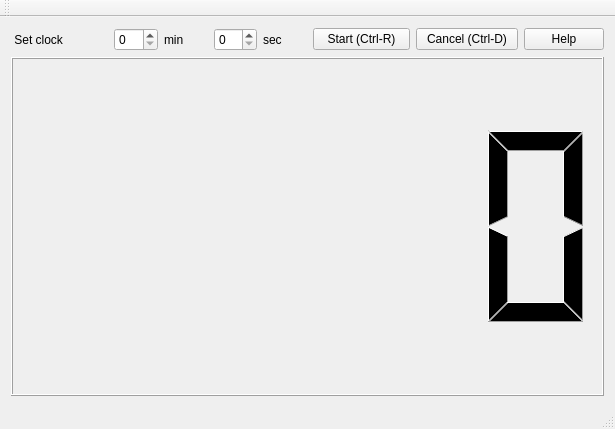
<?xml version="1.0" encoding="UTF-8"?>
<ui version="4.0">
 <class>ClockClass</class>
 <widget class="QMainWindow" name="ClockClass">
  <property name="geometry">
   <rect>
    <x>0</x>
    <y>0</y>
    <width>615</width>
    <height>429</height>
   </rect>
  </property>
  <property name="windowTitle">
   <string>LanGong Clock 2.0</string>
  </property>
  <property name="windowIcon">
   <iconset>
    <normaloff>langongicon.png</normaloff>langongicon.png</iconset>
  </property>
  <widget class="QWidget" name="centralWidget">
   <layout class="QGridLayout" name="gridLayout_2">
    <item row="0" column="0">
     <layout class="QGridLayout" name="gridLayout">
      <item row="0" column="0" colspan="2">
       <widget class="QLabel" name="label">
        <property name="styleSheet">
         <string notr="true">text-align: center;</string>
        </property>
        <property name="text">
         <string> Set clock</string>
        </property>
       </widget>
      </item>
      <item row="0" column="8">
       <widget class="QPushButton" name="stop">
        <property name="text">
         <string>  Cancel (Ctrl-D)  </string>
        </property>
        <property name="shortcut">
         <string>Ctrl+D</string>
        </property>
       </widget>
      </item>
      <item row="0" column="2" colspan="4">
       <layout class="QHBoxLayout" name="horizontalLayout">
        <item>
         <widget class="QSpinBox" name="min"/>
        </item>
        <item>
         <widget class="QLabel" name="label_2">
          <property name="text">
           <string>min</string>
          </property>
         </widget>
        </item>
        <item>
         <widget class="QSpinBox" name="sec"/>
        </item>
        <item>
         <widget class="QLabel" name="label_3">
          <property name="text">
           <string>sec</string>
          </property>
         </widget>
        </item>
       </layout>
      </item>
      <item row="0" column="6" colspan="2">
       <widget class="QPushButton" name="start">
        <property name="text">
         <string>  Start (Ctrl-R)  </string>
        </property>
        <property name="shortcut">
         <string>Ctrl+R</string>
        </property>
       </widget>
      </item>
      <item row="0" column="9">
       <widget class="QPushButton" name="pushButton">
        <property name="text">
         <string>Help</string>
        </property>
       </widget>
      </item>
      <item row="1" column="0" colspan="10">
       <widget class="QLCDNumber" name="show"/>
      </item>
     </layout>
    </item>
   </layout>
  </widget>
  <widget class="QMenuBar" name="menuBar">
   <property name="geometry">
    <rect>
     <x>0</x>
     <y>0</y>
     <width>615</width>
     <height>23</height>
    </rect>
   </property>
  </widget>
  <widget class="QToolBar" name="mainToolBar">
   <attribute name="toolBarArea">
    <enum>TopToolBarArea</enum>
   </attribute>
   <attribute name="toolBarBreak">
    <bool>false</bool>
   </attribute>
  </widget>
  <widget class="QStatusBar" name="statusBar"/>
 </widget>
 <layoutdefault spacing="6" margin="11"/>
 <resources>
  <include location="Clock.qrc"/>
 </resources>
 <connections>
  <connection>
   <sender>start</sender>
   <signal>clicked()</signal>
   <receiver>ClockClass</receiver>
   <slot>Start_click()</slot>
   <hints>
    <hint type="sourcelabel">
     <x>395</x>
     <y>67</y>
    </hint>
    <hint type="destinationlabel">
     <x>420</x>
     <y>574</y>
    </hint>
   </hints>
  </connection>
  <connection>
   <sender>stop</sender>
   <signal>clicked()</signal>
   <receiver>ClockClass</receiver>
   <slot>Stop_click()</slot>
   <hints>
    <hint type="sourcelabel">
     <x>523</x>
     <y>67</y>
    </hint>
    <hint type="destinationlabel">
     <x>560</x>
     <y>550</y>
    </hint>
   </hints>
  </connection>
  <connection>
   <sender>pushButton</sender>
   <signal>clicked()</signal>
   <receiver>ClockClass</receiver>
   <slot>Help_click()</slot>
   <hints>
    <hint type="sourcelabel">
     <x>570</x>
     <y>60</y>
    </hint>
    <hint type="destinationlabel">
     <x>578</x>
     <y>502</y>
    </hint>
   </hints>
  </connection>
 </connections>
 <slots>
  <slot>Start_click()</slot>
  <slot>Stop_click()</slot>
  <slot>Help_click()</slot>
 </slots>
</ui>
